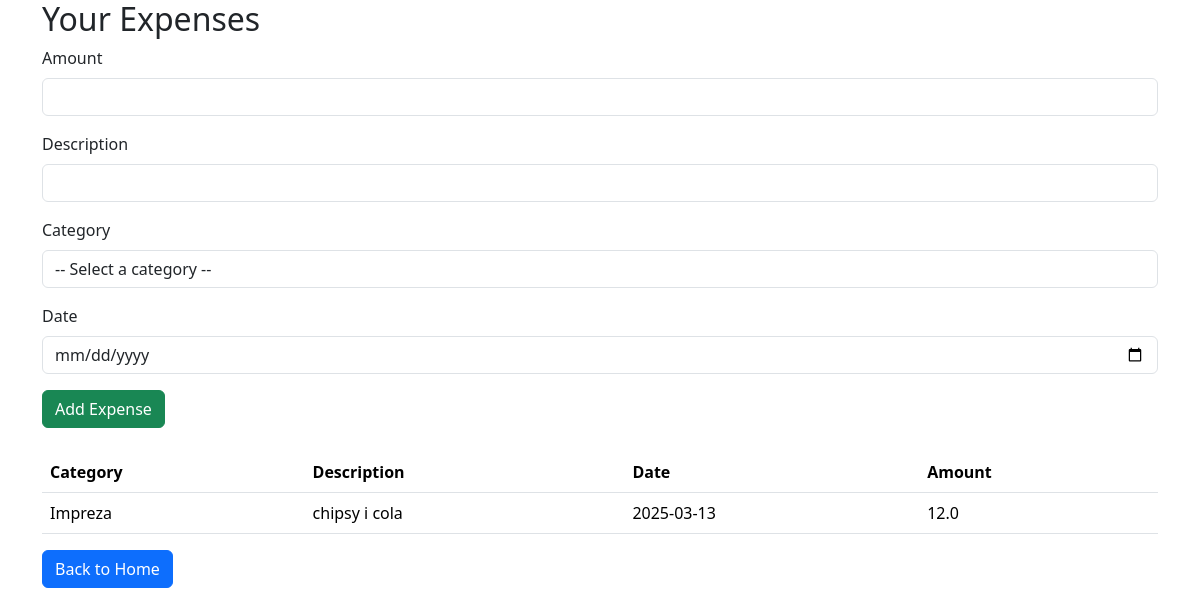
/dashboard (signed in), run on the app's committed database.
### tables this page shows
CREATE TABLE expenses (
    id INTEGER PRIMARY KEY AUTOINCREMENT,
    user_id INTEGER NOT NULL,
    category_id INTEGER NOT NULL,
    amount REAL NOT NULL,
    description TEXT,
    date DATETIME NOT NULL,
    FOREIGN KEY (user_id) REFERENCES users(id),
    FOREIGN KEY (category_id) REFERENCES categories(id)
);

CREATE TABLE categories (
    id INTEGER PRIMARY KEY AUTOINCREMENT,
    name TEXT NOT NULL,
    user_id INTEGER NOT NULL,
    FOREIGN KEY (user_id) REFERENCES users(id)
);

### app.py (the view)
@app.route('/dashboard')
def dashboard():
    if 'user_id' not in session:
        flash('Please log in to access the dashboard.', 'error')
        return redirect(url_for('index'))
    user_id = session['user_id']
    conn = get_db_connection()
    expenses = conn.execute('''
        SELECT expenses.id, expenses.amount, expenses.description, expenses.date,
               categories.name AS category
        FROM expenses
        JOIN categories ON expenses.category_id = categories.id
        WHERE expenses.user_id = ?
    ''', (user_id,)).fetchall()
    categories = conn.execute('SELECT * FROM categories WHERE user_id = ?', (user_id,)).fetchall()
    print("Expenses:", expenses)
    print("Categories:", categories)
    conn.close()
    return render_template('dashboard.html',expenses=expenses, categories=categories)

### app.py (called while the page is built)
def get_db_connection():
    conn = sqlite3.connect('expense_tracker.db')
    conn.row_factory = sqlite3.Row
    return conn

### templates/dashboard.html (shortened to what this page needs)
<!DOCTYPE html>
<html lang="en">
<head>
    <link href="https://cdn.jsdelivr.net/npm/bootstrap@5.3.3/dist/css/bootstrap.min.css" rel="stylesheet">
</head>
<body>
    <div class="container">
        <h2>Your Expenses</h2>
        <form action="{{ url_for('add_expense') }}" method="post" class="mb-4">
            <div class="mb-3">
                <label for="amount" class="form-label">Amount</label>
                <input type="number" step="0.01" class="form-control" id="amount" name="amount" required min="0">
            </div>
            <div class="mb-3">
                <label for="description" class="form-label">Description</label>
                <input type="text" class="form-control" id="description" name="description" required>
            </div>
            <div class="mb-3">
                <label for="category" class="form-label">Category</label>
                <select class="form-control" id="category" name="category_id" required>
                    <option value="" disabled selected>-- Select a category --</option>
                </select>
            </div>
            <div class="mb-3">
                <label for="date" class="form-label">Date</label>
                <input type="date" class="form-control" id="date" name="date" required>
            </div>
            <button type="submit" class="btn btn-success">Add Expense</button>
        </form>
        <table class="table">
            <thead>
                <tr>
                    <th>Category</th>
                    <th>Description</th>
                    <th>Date</th>
                    <th>Amount</th>
                </tr>
            </thead>
            <tbody>
                {% for expense in expenses %}
                    <tr>
                        <td>{{ expense.category }}</td>
                        <td>{{ expense.description }}</td>
                        <td>{{ expense.date }}</td>
                        <td>{{ expense.amount }}</td>
                    </tr>
                {% endfor %}
            </tbody>
        </table>
        <a href="{{ url_for('index') }}" class="btn btn-primary">Back to Home</a>
    </div>
</body>
</html>

### data on the page
expenses: category "Impreza", description "chipsy i cola", date "2025-03-13", amount "12.0"
